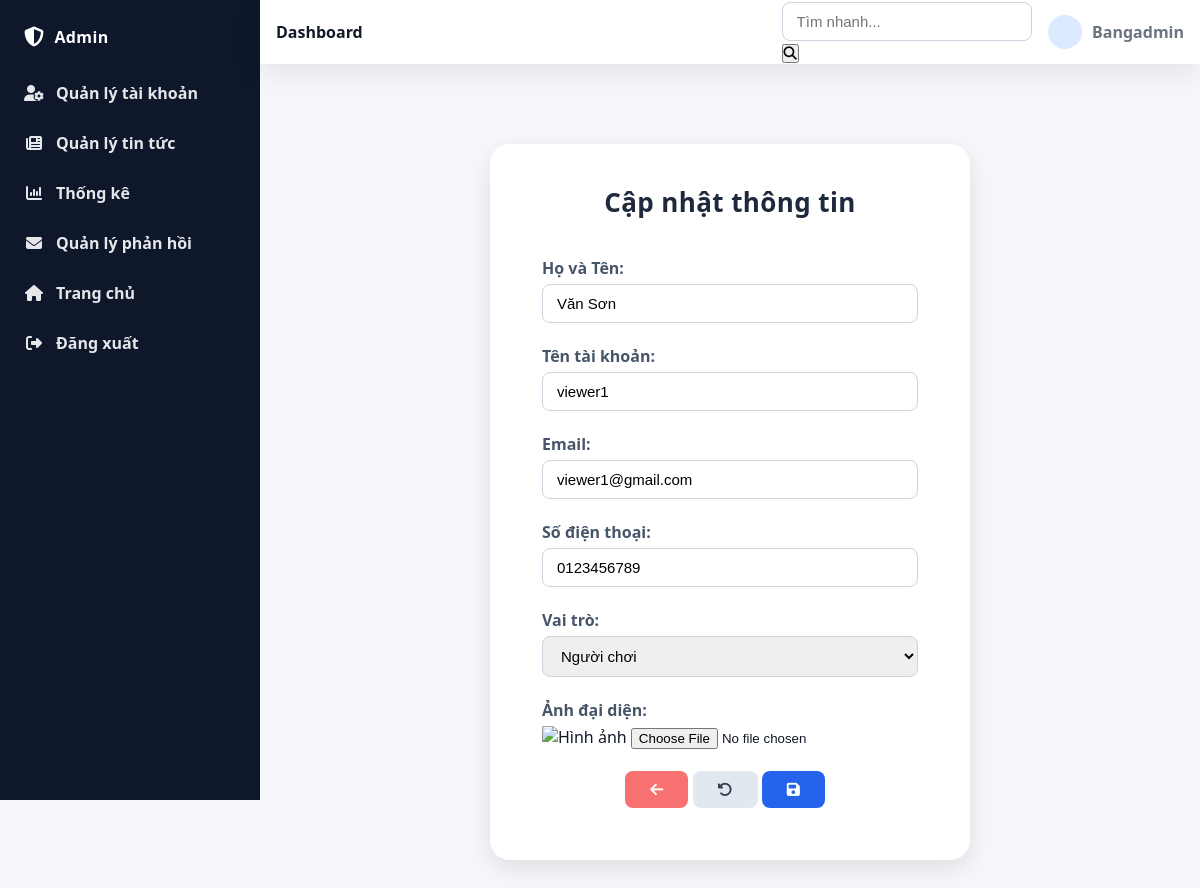
Page /admin.php?page=edit_user&id=10 (signed in) on the committed database.
### tables this page shows
CREATE TABLE `users` (
  `id_user` bigint(20) UNSIGNED NOT NULL,
  `username` varchar(100) NOT NULL,
  `email` varchar(191) NOT NULL,
  `password` varchar(255) NOT NULL,
  `FullName` varchar(255) NOT NULL,
  `created_at` timestamp NOT NULL DEFAULT current_timestamp(),
  `ID_role` int(10) UNSIGNED DEFAULT NULL,
  `phone` varchar(12) DEFAULT NULL,
  `avatar` varchar(250) DEFAULT NULL
);

### model/modeluser.php (called while the page is built, shortened)
<?php
    class mUser{
public function select01User($id){
        $p = new mConnect();
        $con = $p->moKetNoi();
        if($con){
            $query = "SELECT * FROM users where id_user LIKE '$id'";
            $result = $con->query($query);
            return $result;
        }else{
            return false;
        }
    }
}
    ?>

### control/controluser.php (called while the page is built, shortened)
<?php
    include_once("model/modeluser.php");
    class cUser{
public function get01User($id){
        $p = new mUser();
        $tblUser = $p->select01User($id);
        if($tblUser == false){
            return -2;
        }else{
            if($tblUser->num_rows>0){
                return $tblUser;
            }else{
                return -1;
            }
        }
    }
    }
?>

### model/modelrole.php (called while the page is built, shortened)
<?php
class mrole{
    public function selectAllRole(){
        $p = new mConnect();
        $con = $p->moKetNoi();
        if($con){
            $query = "SELECT * FROM role";
            $result = $con->query($query);
            return $result;
        }else{
            return false;
        }
    }
}
?>

### control/controlrole.php (called while the page is built)
<?php
include_once("model/modelrole.php");
class crole{
    public function getAllRole(){
        $p = new mrole();
        $tblRole = $p->selectAllRole();
        if($tblRole == false){
            return -2;
        }else{
            if($tblRole->num_rows>0){
                return $tblRole;
            }else{
                return -1;
            }
        }
    }
}
?>

### view/edit_user.php (the view, shortened to what this page needs)
<!DOCTYPE html>
<html lang="en">
<head>
</head>
<body>
    <?php
        include_once("control/controluser.php");
        $p = new cUser();
        $id = $_REQUEST["id"];
        $tblUser = $p->get01User($id);
        if($tblUser){
            while($row = $tblUser->fetch_assoc()){
                $fullname = $row["FullName"];
                $username = $row["username"];
                $email = $row["email"];
                $phone = $row["phone"];
                $id_role = $row["ID_role"];
                $avatar = $row["avatar"];
            }
        }else{
                echo "<script>alert('ID người dùng không tồn tại!')</script>";
                header("refresh:0;url='admin.php?page=manage_list_user'");
        }
    ?>
    <div class="form-container">
    <form action="" method="post" enctype="multipart/form-data">
            <h2 id="tieude">Cập nhật thông tin</h2>
            <table>
                    <tr>
                        <td>
                            <label for="fullname"><b>Họ và Tên:</b></label>
                            <input type="text" name="fullname" id="fullname" value="<?php if(isset($fullname)) echo $fullname?>" required>
                        </td>
                    </tr>
                    <tr>
                        <td>
                            <label for="username"><b>Tên tài khoản:</b></label>
                            <input type="text" name="username" id="username" value="<?php if(isset($username)) echo $username?>" required>
                        </td>
                    </tr>
                    <tr>
                        <td>
                            <label for="email"><b>Email:</b></label>
                            <input type="text" name="email" id="email" value="<?php if(isset($email)) echo $email?>" required>
                        </td>
                    </tr>
                    <tr>
                        <td>
                            <label for="phone"><b>Số điện thoại:</b></label>
                            <input type="text" name="phone" id="phone" value="<?php if(isset($phone)) echo $phone?>" required>
                        </td>
                    </tr>
                    <tr>
                        <td>
                            <label for="id_role"><b>Vai trò:</b></label>
                            <select name="id_role" id="id_role" value="<?php if(isset($id_role)) echo $id_role?>" required>
                                <?php
                                    include_once("control/controlrole.php");
                                    $p = new crole();
                                    $tblrole = $p->getAllRole();
                                    $dem = 1;
                                    if($tblrole == -2){
                                        echo "Lỗi kết nối!";
                                    }elseif($tblrole == -1){
                                        echo "Không có dữ liệu";
                                    }else{
                                        while($row = $tblrole->fetch_assoc()){
                                            if($row["ID_role"]==$id_role){
                                                echo "<option value='".$row['ID_role']."' selected>".$row['RoleName']."</option>";
                                            }else{
                                                echo "<option value='".$row['ID_role']."'>".$row['RoleName']."</option>";
                                                $dem++;
                                            }
                                        }
                                    }
                                ?>
                            </select>
                        </td>
                    </tr>
                    <tr>
                        <td>
                            <label for="fileavatar"><b>Ảnh đại diện:</b></label>
                            <img src="img/avatar/<?php if(isset($avatar)) echo $avatar?>" style="width: 200px; height: 200px;" alt="Hình ảnh" class="product-img">
                            <input type="file" name="fileavatar" id="fileavatar">
                        </td>
                    </tr>
                    <tr>
                        <td style="text-align: center;">
                            <button type="button" id="btnback" title="Quay lại" onclick="history.back()">
                                <i class="fa-solid fa-arrow-left"></i>
                            </button>
                            <button type="reset" id="btnnhaplai" title="Nhập lại">
                                <i class="fa-solid fa-rotate-left"></i>
                            </button>
                            <button type="submit" name="btnsua" id="btnsua" title="Cập nhật">
                                <i class="fa-solid fa-floppy-disk"></i>
                            </button>
                        </td>
                    </tr>
            </table>
    </form>
</div>
    <?php
        include_once("control/controluser.php");
    ?>
</body>
</html>

### admin.php (style rules this page uses)
* { box-sizing:border-box;margin:0;padding:0 }
:root { --bg:#f6f7fb; --card:#ffffff; --text:#111827; --muted:#6b7280; --primary:#2563eb; --sidebar:#0f172a; --sidebar-tex:#e5e7eb; --sidebar-w:260px; --radius:14px; --shadow:0 10px 30px rgba(0,0,0,.08); }
html,body { height:100% }
body { font-family:system-ui,-apple-system,Segoe UI,Roboto,Inter,Arial,sans-serif;background:var(--bg);color:var(--text) }

### view/edit_user.php (style rules this page uses)
.form-container { background-color: #fff; padding: 40px 50px; border-radius: 20px; box-shadow: 0 8px 25px rgba(0, 0, 0, 0.1); width: 480px; margin: 60px auto; animation: fadeIn 0.5s ease-in-out; }
#tieude { text-align: center; margin-bottom: 25px; color: #1e293b; font-size: 26px; font-weight: 600; letter-spacing: 0.4px; }
table { width: 100%; }
td { padding: 10px 0; }
label { display: block; margin-bottom: 5px; color: #475569; font-weight: 500; }
input[type="text"], select { width: 100%; padding: 10px 14px; border: 1px solid #cbd5e1; border-radius: 8px; transition: all 0.25s; font-size: 15px; }
#btnsua, #btnnhaplai { padding: 10px 25px; border: none; border-radius: 8px; cursor: pointer; font-weight: 500; font-size: 15px; transition: all 0.3s ease; }
#btnsua { background-color: #2563eb; color: white; margin-right: 10px; }
#btnnhaplai { background-color: #e2e8f0; color: #334155; }
#btnback { background-color: #f87171; color: white; padding: 10px 25px; border: none; border-radius: 8px; cursor: pointer; font-weight: 500; font-size: 15px; transition: all 0.3s ease; }

### rows in the picture
users: fullname "Văn Sơn", username "viewer1", email "viewer1@gmail.com", phone "0123456789"

### other values in the picture
$_SESSION['username'] "Bangadmin"
form field id_role "Người chơi"
